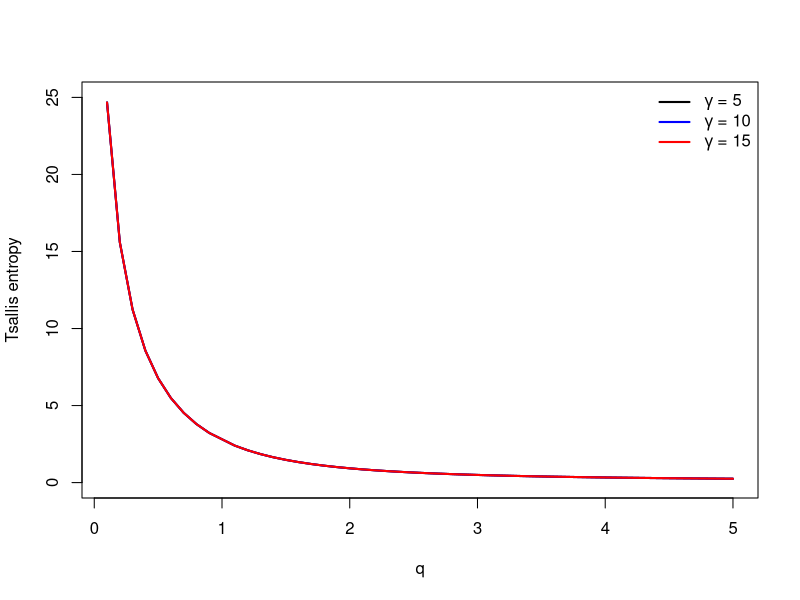

Here is the R script that generated this plot:

Tsallis.poisson <- function(lambda,q,x.lim=100){
	#px <- dpois(1:x.lim, lambda, log = FALSE)
	px <- exp(-lambda)*lambda^(1:x.lim) / factorial(1:x.lim)
      if(q == 1) T = -sum(px*log(px))
	if(q != 1) T = (1 - sum(px^q)) / (q - 1)
	return(T)
}

lambda = 15
L = 5
q <- c(seq(0.1,0.9,0.1),seq(1.1,L,0.1)) 
T <- rep(NA,length(q))
for(i in 1:length(q)) T[i] = Tsallis.poisson(lambda,q[i])

plot(q,T,type="l",lwd=2,ylim=c(0,25),ylab="Tsallis entropy")
lines(q,T,col="blue",lwd=2)
lines(q,T,col="red",lwd=2)
legend("topright",c(expression(gamma~"= 5"),expression(gamma~"= 10"),
expression(gamma~"= 15")), col=c("black","blue","red"), lwd=2, bty="n")
